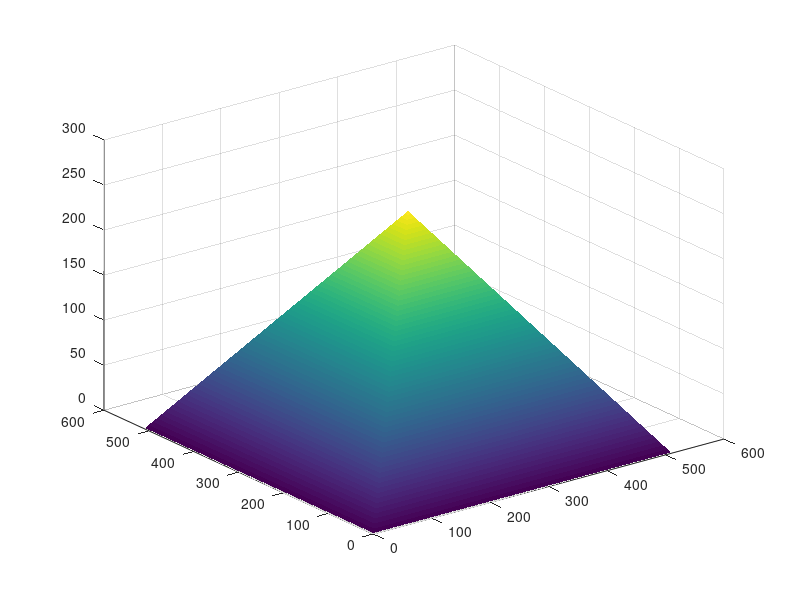

Reproduce this figure in MATLAB.
height = zeros(2*256 - 1);

for i = 2:length(height) - 1
    height(i:end+1-i, i:end+1-i) = height(i:end+1-i, i:end+1-i) + 1;
end
img = zeros(2*256-1, 2*256-1, 3);
img(:, :, 1) = mat2gray(height);
imshow(img)
imwrite(img, 'pyramid.png')
surf(height, 'Edgecolor', 'none');